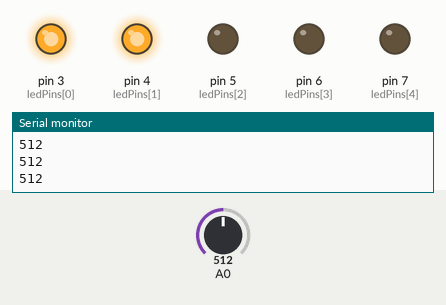
Simulated run of this sketch. Board: Arduino Uno, built with avr-gcc and run on an emulated ATmega328P. Shown: output pins drawn as LEDs (lit = HIGH), the last lines printed to the serial monitor. Inputs (shaded band) come from the test bench; at power-on: A0 = 512.

Above: at 1.2 s.
1.3 s: A0 set to 603
2.8 s: A0 set to 624
At 3.8 s:
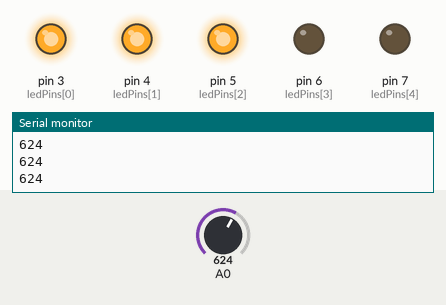
4.3 s: A0 set to 811
5.8 s: A0 set to 834
At 6.8 s:
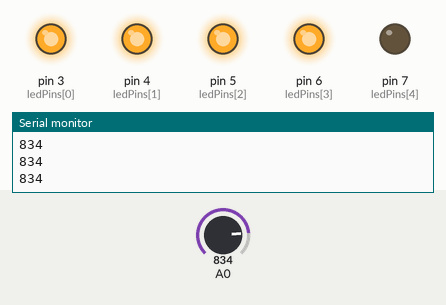
7.3 s: A0 set to 1005
8.8 s: A0 set to 1023
At 9.3 s:
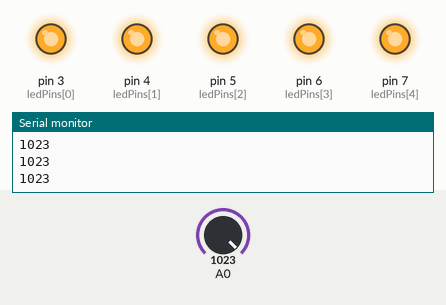
Timing chart, 0 to 11.3 s (numbered marks = the images above; inputs shaded):
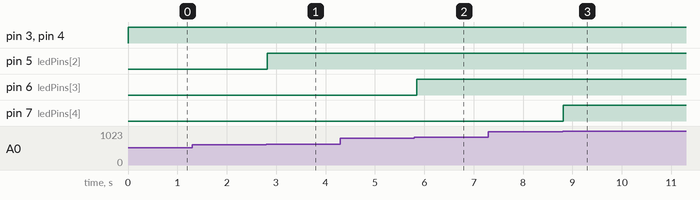

The sketch:

DigitalAnalogico.ino
```cpp
const int ledCount = 5;
int ledPins[] = {3, 4, 5, 6, 7};

void setup() {
  Serial.begin(9600);

  for (int i=0;i<ledCount;i++)
    pinMode(ledPins[i], OUTPUT);
}

void loop() {
  int sensorValue = analogRead(A0);

  Serial.println(sensorValue);

  int ledValue = map(sensorValue, 0, 1023, 0, 5);

  for (int i=0;i<ledCount;i++)
    if (ledValue <= i)
      digitalWrite(ledPins[i], LOW);
    else
      digitalWrite(ledPins[i], HIGH);

  delay(50);
}
```

Measured:
- the behaviour switches between 613 and 614 on A0 (found by bisection; images 0 and 1)
- the behaviour switches between 818 and 819 on A0 (found by bisection; images 1 and 2)
- the behaviour switches between 1022 and 1023 on A0 (found by bisection; images 2 and 3)
- after the input at 2.8 s, pin 5 (ledPins[2]): LOW → HIGH at once
- after the input at 5.8 s, pin 6 (ledPins[3]): LOW → HIGH at once
- after the input at 8.8 s, pin 7 (ledPins[4]): LOW → HIGH at once
